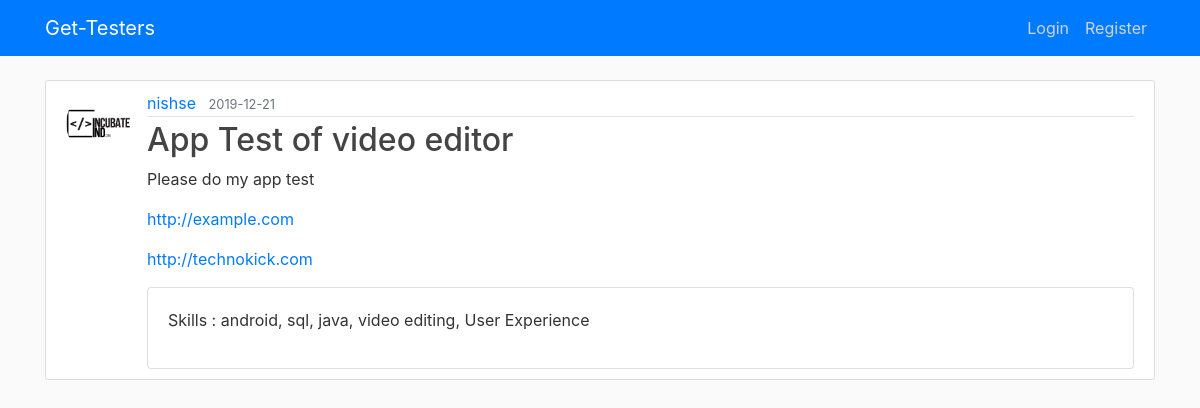
/post/1, run on the app's committed database.
### gettesters/models.py (models this page shows, shortened)
class User(db.Model, UserMixin):
    id = db.Column(db.Integer, primary_key=True)
    username = db.Column(db.String(20), unique=True, nullable=False)
    email = db.Column(db.String(120), unique=True, nullable=False)
    image_file = db.Column(db.String(20), nullable=False, default='default.jpg')
    password = db.Column(db.String(60), nullable=False)
    posts = db.relationship('Post', backref='author', lazy=True)

class Post(db.Model):
    id = db.Column(db.Integer, primary_key=True)
    title = db.Column(db.String(100), nullable=False)
    date_posted = db.Column(db.DateTime, nullable=False, default=datetime.utcnow)
    content = db.Column(db.Text, nullable=False)
    link1 = db.Column(db.String())
    link2 = db.Column(db.String())
    skills = db.Column(db.String())
    user_id = db.Column(db.Integer, db.ForeignKey('user.id'), nullable=False)

### gettesters/routes.py (the view)
@app.route("/post/<int:post_id>")
def post(post_id):
    post = Post.query.get_or_404(post_id)
    return render_template('post.html', title=post.title, post=post, link1 = post.link1, link2= post.link2)

### gettesters/templates/post.html (shortened to what this page needs)
{% extends "layout.html" %}
{% block content %}
  <article class="media content-section">
    <img class="rounded-circle article-img" src="{{ url_for('static', filename='profile_pics/' + post.author.image_file) }}">
    <div class="media-body">
      <div class="article-metadata">
        <a class="mr-2" href="#">{{ post.author.username }}</a>
        <small class="text-muted">{{ post.date_posted.strftime('%Y-%m-%d') }}</small>
      </div>
      <h2 class="article-title">{{ post.title }}</h2>
      <p class="article-content">{{ post.content }}</p>
      <p class="article-content"><a href ="{{ post.link1 }}">{{ post.link1 }}</a></p>
      <p class="article-content"><a href ="{{ post.link2 }}">{{ post.link2 }}</a></p>
      <div class="card">
        <div class="card-body">
          <p class="article-content">Skills : {{ post.skills }}</p>
        </div>
      </div>
    </div>
  </article>
{% endblock content %}

### gettesters/templates/layout.html (shortened to what this page needs)
<!DOCTYPE html>
<html>
<head>
    <link rel="stylesheet" href="https://maxcdn.bootstrapcdn.com/bootstrap/4.0.0/css/bootstrap.min.css">
    <link rel="stylesheet" type="text/css" href="{{ url_for('static', filename='main.css') }}">
</head>
<body>
    <header class="site-header">
      <nav class="navbar navbar-expand-md navbar-dark bg-primary fixed-top">
        <div class="container">
          <a class="navbar-brand mr-4" href="/">Get-Testers</a>
          <div class="collapse navbar-collapse" id="navbarToggle">
            <div class="navbar-nav">
              {% if current_user.is_authenticated %}
                <a class="nav-item nav-link" href="{{ url_for('new_post') }}">New Post</a>
                <a class="nav-item nav-link" href="{{ url_for('account') }}">Account</a>
                <a class="nav-item nav-link" href="{{ url_for('logout') }}">Logout</a>
              {% else %}
                <a class="nav-item nav-link" href="{{ url_for('login') }}">Login</a>
                <a class="nav-item nav-link" href="{{ url_for('register') }}">Register</a>
              {% endif %}
            </div>
          </div>
        </div>
      </nav>
    </header>
    <main role="main" class="container">
      <div class="row">
        <div class="col-sm">
          {% block content %}{% endblock %}
        </div>
      </div>
    </main>
</body>
</html>

### gettesters/static/main.css (style rules this page uses)
body { background: #fafafa; color: #333333; margin-top: 5rem; }
h1, h2, h3, h4, h5, h6 { color: #444444; }
.site-header .navbar-nav .nav-link { color: #cbd5db; }
.content-section { background: #ffffff; padding: 10px 20px; border: 1px solid #dddddd; border-radius: 3px; margin-bottom: 20px; }
.article-title { color: #444444; }
.article-content { white-space: pre-line; }
.article-img { height: 65px; width: 65px; margin-right: 16px; }
.article-metadata { padding-bottom: 1px; margin-bottom: 4px; border-bottom: 1px solid #e3e3e3 }

### data on the page
User: image_file (placeholder picture), author.username "nishse"
Post: date_posted "2019-12-21", title "App Test of video editor", content "Please do my app test", link1 "http://example.com", link2 "http://technokick.com", skills "android, sql, java, video editing, User Experience"
